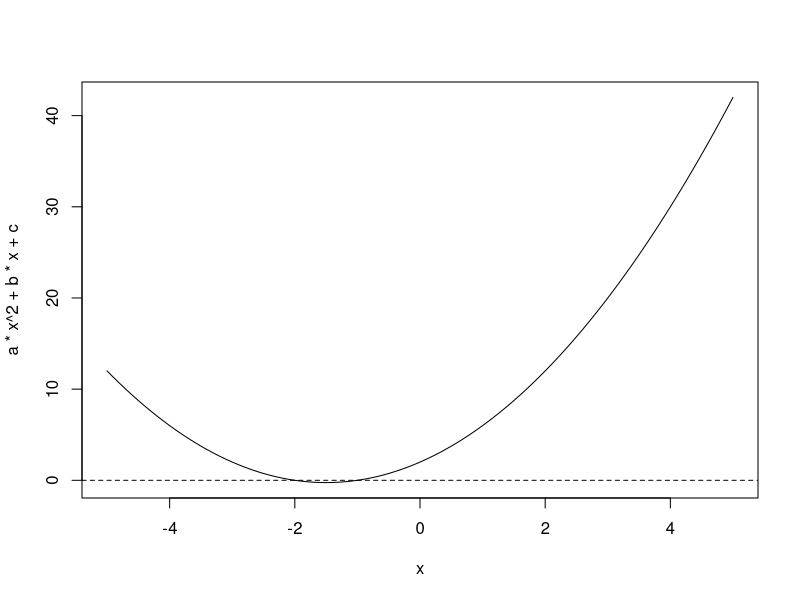

Generate this figure with R:
## ---- chunk 1
solve_equation <- function(a, b, c)
  {
  #check if there's real solution
  if(b^2-4*a*c < 0){
    #if no real solutions, return null
    return (NULL) }
  solution <- c((-b + sqrt(b^2 - 4*a*c)) / (2*a), (-b - sqrt(b^2 - 4*a*c)) / (2*a))
  #check if two solutions are the same
  if (solution[1] == solution[2]){
    return(solution[1]) } 
  return(solution)
}
a<-1
b<-3
c<-2
cat("When a =",a,", b =",b,", c =",c,":")
solve_equation(a,b,c)
## ---- chunk 2

x<-seq(-5, 5, 0.1)
plot(x, a*x^2 + b*x + c, type = "l")
abline(h = 0, lty = 2)
